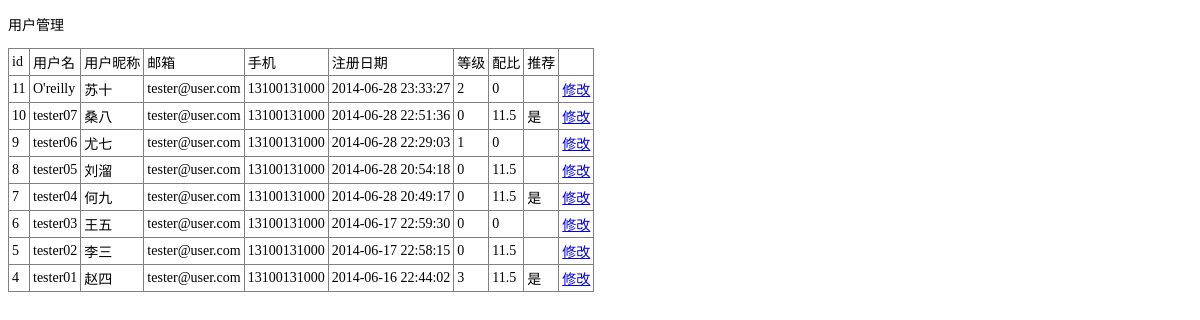
Before: /admin/user_manage.php with the older database file.
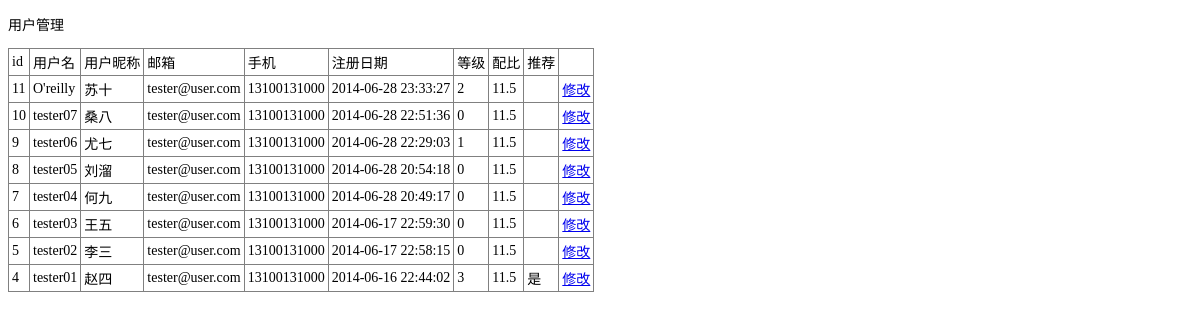
After: the same page with the newer database file.
### tables this page shows
CREATE TABLE `user_info` (
  `id` int(11) NOT NULL AUTO_INCREMENT,
  `username` varchar(50) DEFAULT NULL COMMENT '用户名',
  `fng_nick` varchar(50) DEFAULT NULL COMMENT 'FNG昵称',
  `password` varchar(50) DEFAULT NULL COMMENT '密码',
  `regdate` datetime DEFAULT NULL,
  `email` varchar(50) DEFAULT NULL,
  `mobile` varchar(50) DEFAULT NULL,
  `trade_password` varchar(50) DEFAULT NULL COMMENT '交易密码',
  `qq` varchar(50) DEFAULT NULL,
  `weibo` varchar(50) DEFAULT NULL,
  `alipay` varchar(50) DEFAULT NULL,
  `user_level` int(11) DEFAULT '0' COMMENT '用户等级',
  `user_profile_img` varchar(50) DEFAULT '0' COMMENT '用户头像图片',
  `is_faqigendan` tinyint(4) DEFAULT '0' COMMENT '能否发起跟单',
  `user_quota` float DEFAULT '0' COMMENT '用户配比',
  `fng_balance` float DEFAULT NULL COMMENT 'FNG币',
  `fng_winscore` float DEFAULT NULL COMMENT '获利积分',
  `fng_losescore` float DEFAULT NULL COMMENT '霉运积分',
  `fng_recommend` tinyint(4) DEFAULT NULL COMMENT '是否推荐 0:默认 1:推荐',
  PRIMARY KEY (`id`)
);

### admin/user_manage.php (the view, shortened to what this page needs)
<!DOCTYPE html>
<html lang="en" xml:lang="en" xmlns="http://www.w3.org/1999/xhtml" xmlns:Web="http://schemas.live.com/Web/">
<head>
</head>
<body>
<p>用户管理</p>
<?php
	$q = "select `id`, `username`, `fng_nick`, `email`, `mobile`, `regdate`, `user_level`, `user_quota`, `fng_recommend` from `user_info` order by `id` desc";
    $rs = mysql_query($q);
    echo "<table border=\"1\" cellpadding=\"3\" style=\"border-collapse:collapse\">";
    echo "
	<tr>
	  <td>id</td>
	  <td>用户名</td>
	  <td>用户昵称</td>
	  <td>邮箱</td>
	  <td>手机</td>
	  <td>注册日期</td>
	  <td>等级</td>
	  <td>配比</td>
	  <td>推荐</td>
	  <td>&nbsp;</td>
	</tr>";
    while($row = mysql_fetch_array($rs)){
	  echo "
	<tr>
	  <td>" . $row["id"] . "</td>
	  <td>" . $row["username"] . "</td>
	  <td>" . $row["fng_nick"] . "</td>
	  <td>" . $row["email"] . "</td>
	  <td>" . $row["mobile"] . "</td>
	  <td>" . $row["regdate"] . "</td>
	  <td>" . $row["user_level"] . "</td>
	  <td>" . $row["user_quota"] . "</td>
	  <td>" . ( ( intval($row["fng_recommend"]) == 1 ) ? "是" : "" ) . "</td>
	  <td><a href=\"user_manage_modify.php?id=$row[0]&opt_type=edit\">修改</a></td>
	</tr>";
	}
    echo "</table>";
?>
</body>
</html>

Changed rows visible on the page:
changed user_info "O'reilly": user_quota "0" → "11.5"
changed user_info "tester07": no longer shows "是"
changed user_info "tester06": user_quota "0" → "11.5"
changed user_info "tester04": no longer shows "是"
changed user_info "tester03": user_quota "0" → "11.5"
